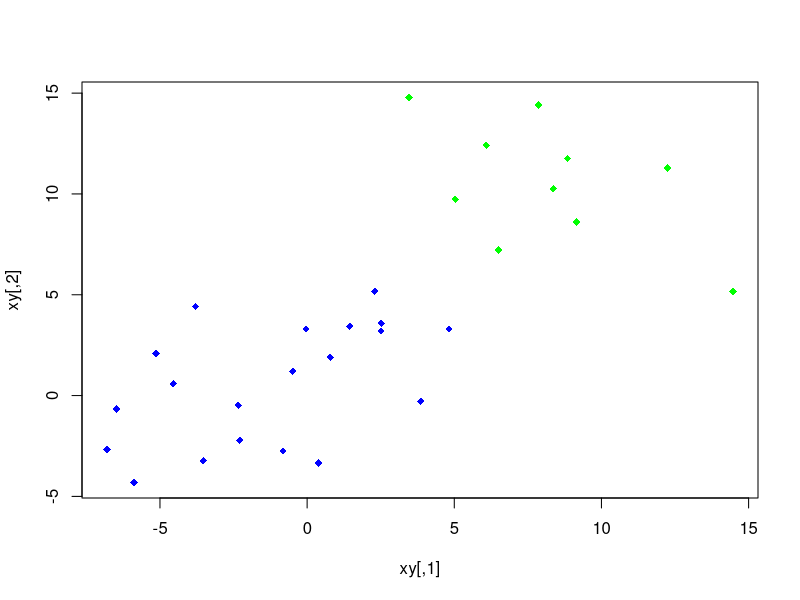
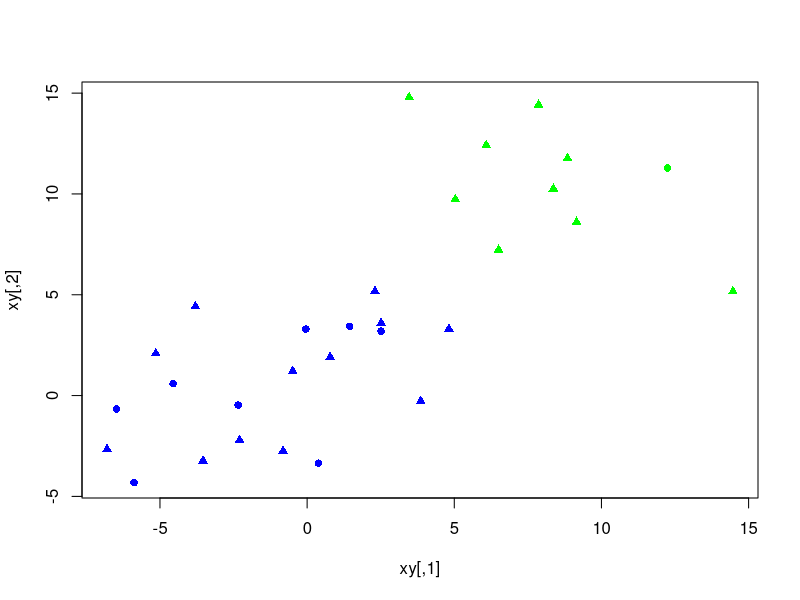
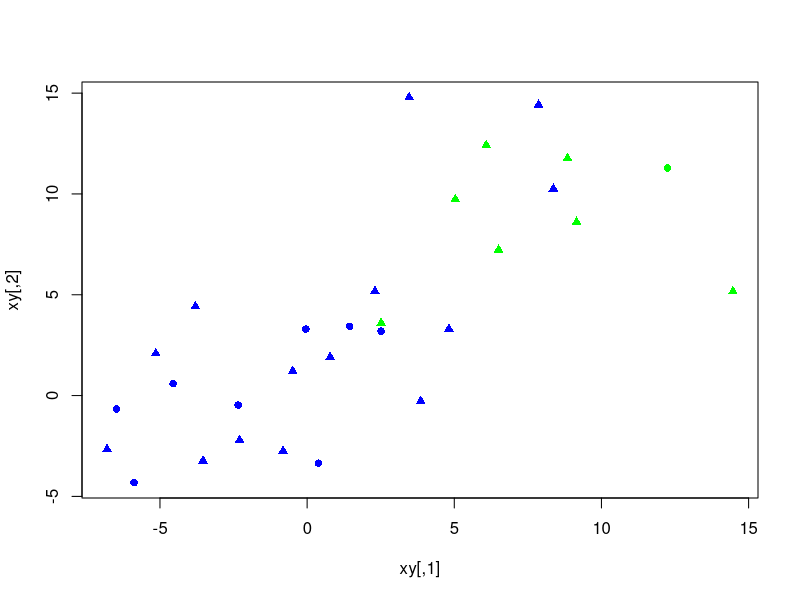

Write the R code that produced these figures, in order.
library(MASS)
let = 9
x1<-rnorm(20,mean = 0,sd = let/3)
y1<-rnorm(20,0,let/3)
x2<-rnorm(10,let,let/3)
y2<-rnorm(10,let,let/3)

#объединение
xy<-cbind(c(x1, x2),c(y1, y2))
xy
cl<-kmeans(xy,2)
n<-30
n.train<-floor(n*0.7)
n.test<-n-n.train
idx.train<-sample(1:n,n.train)
idx.test<-(1:n)[!(1:n %in% idx.train)]
data.train<-xy[idx.train,]
data.test<-xy[idx.test,]
cl.cluster<-cl$cluster

# 1
cl.train<-cl.cluster[idx.train]
cl.test<-cl.cluster[idx.test]
model<-qda(data.train, cl.train) 
cl.test_est<-predict(model, data.test)$class


plot(xy, pch=18, col=ifelse(cl.cluster==1,"blue","green")) 
#Оценить ошибку классификации можно так
sum(cl.test_est!=cl.test)/n.test
idw<-idx.test[cl.test_est!=cl.test]
idw
xy[idw,]

plot(xy, type="n")
points(xy[idx.train,],pch=17, col=ifelse(cl.train==1,"blue","green")) 
points(xy[idx.test,],pch=16, col=ifelse(cl.test==1 & cl.test_est==cl.test,"blue",ifelse(cl.test_est==cl.test,"green","red"))) 
#points(xy[idw,],col="red", pch=3)

# 2
idd<-sample(1:n.train,n.train * 0.2)
idd
cl.train
for(i in idd) {
  if(cl.train[i]==1) cl.train[i]<-2 else cl.train[i]<-1
}
cl.train
model<-qda(data.train, cl.train) 
cl.test_est<-predict(model, data.test)$class
sum(cl.test_est!=cl.test)/n.test
idw<-idx.test[cl.test_est!=cl.test]
idw
xy[idw,]
plot(xy, type="n")
points(xy[idx.train,],pch=17, col=ifelse(cl.train==1,"blue","green"))
points(xy[idx.test,],pch=16, col=ifelse(cl.test==1 & cl.test_est==cl.test,"blue",ifelse(cl.test_est==cl.test,"green","red"))) 
#points(xy[idw,],col="red", pch=3)


